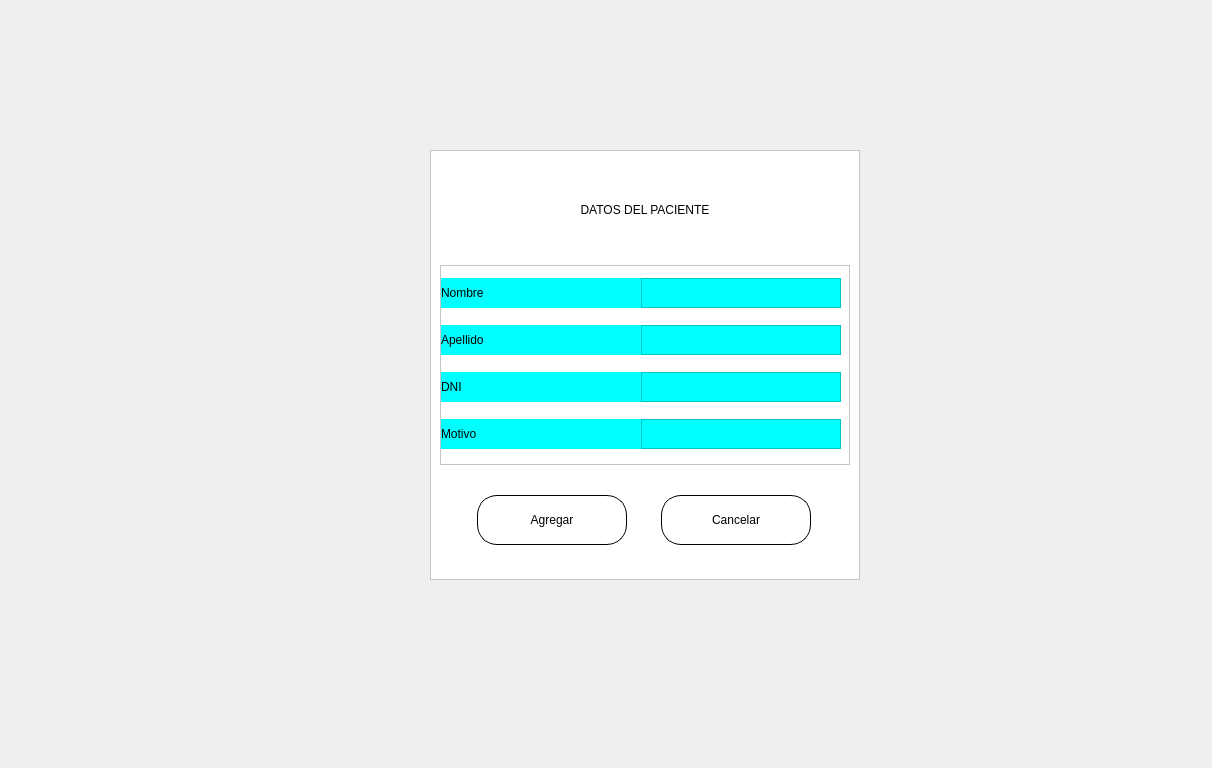
<?xml version="1.0" encoding="UTF-8"?>
<ui version="4.0">
 <class>Form</class>
 <widget class="QWidget" name="Form">
  <property name="geometry">
   <rect>
    <x>0</x>
    <y>0</y>
    <width>1212</width>
    <height>768</height>
   </rect>
  </property>
  <property name="minimumSize">
   <size>
    <width>800</width>
    <height>600</height>
   </size>
  </property>
  <property name="maximumSize">
   <size>
    <width>1366</width>
    <height>768</height>
   </size>
  </property>
  <property name="windowTitle">
   <string>Form</string>
  </property>
  <widget class="QFrame" name="frame">
   <property name="geometry">
    <rect>
     <x>430</x>
     <y>150</y>
     <width>430</width>
     <height>430</height>
    </rect>
   </property>
   <property name="maximumSize">
    <size>
     <width>430</width>
     <height>768</height>
    </size>
   </property>
   <property name="styleSheet">
    <string notr="true">QFrame{
background-color:rgb(255, 255, 255);
}</string>
   </property>
   <property name="frameShape">
    <enum>QFrame::StyledPanel</enum>
   </property>
   <property name="frameShadow">
    <enum>QFrame::Raised</enum>
   </property>
   <layout class="QVBoxLayout" name="verticalLayout_3">
    <item>
     <widget class="QLabel" name="label">
      <property name="minimumSize">
       <size>
        <width>400</width>
        <height>50</height>
       </size>
      </property>
      <property name="text">
       <string>DATOS DEL PACIENTE</string>
      </property>
      <property name="alignment">
       <set>Qt::AlignCenter</set>
      </property>
     </widget>
    </item>
    <item>
     <widget class="QFrame" name="frame_2">
      <property name="maximumSize">
       <size>
        <width>420</width>
        <height>200</height>
       </size>
      </property>
      <property name="styleSheet">
       <string notr="true">QFrame{
}</string>
      </property>
      <property name="frameShape">
       <enum>QFrame::StyledPanel</enum>
      </property>
      <property name="frameShadow">
       <enum>QFrame::Raised</enum>
      </property>
      <layout class="QVBoxLayout" name="verticalLayout">
       <property name="spacing">
        <number>0</number>
       </property>
       <property name="leftMargin">
        <number>0</number>
       </property>
       <property name="topMargin">
        <number>0</number>
       </property>
       <property name="rightMargin">
        <number>0</number>
       </property>
       <property name="bottomMargin">
        <number>0</number>
       </property>
       <item>
        <layout class="QHBoxLayout" name="horizontalLayout_3">
         <item>
          <widget class="QFrame" name="verticalFrame_4">
           <property name="minimumSize">
            <size>
             <width>200</width>
             <height>120</height>
            </size>
           </property>
           <property name="styleSheet">
            <string notr="true">QLabel{
background-color:rgb(0, 255, 255);
}</string>
           </property>
           <layout class="QVBoxLayout" name="verticalLayout_5">
            <property name="spacing">
             <number>5</number>
            </property>
            <property name="leftMargin">
             <number>0</number>
            </property>
            <property name="topMargin">
             <number>0</number>
            </property>
            <property name="rightMargin">
             <number>0</number>
            </property>
            <property name="bottomMargin">
             <number>0</number>
            </property>
            <item>
             <widget class="QLabel" name="label_3">
              <property name="maximumSize">
               <size>
                <width>200</width>
                <height>30</height>
               </size>
              </property>
              <property name="text">
               <string>Nombre</string>
              </property>
             </widget>
            </item>
            <item>
             <widget class="QLabel" name="label_2">
              <property name="maximumSize">
               <size>
                <width>200</width>
                <height>30</height>
               </size>
              </property>
              <property name="text">
               <string>Apellido</string>
              </property>
             </widget>
            </item>
            <item>
             <widget class="QLabel" name="label_4">
              <property name="maximumSize">
               <size>
                <width>200</width>
                <height>30</height>
               </size>
              </property>
              <property name="text">
               <string>DNI</string>
              </property>
             </widget>
            </item>
            <item>
             <widget class="QLabel" name="label_5">
              <property name="maximumSize">
               <size>
                <width>200</width>
                <height>30</height>
               </size>
              </property>
              <property name="text">
               <string>Motivo</string>
              </property>
             </widget>
            </item>
           </layout>
          </widget>
         </item>
         <item>
          <widget class="QFrame" name="verticalFrame_2">
           <property name="minimumSize">
            <size>
             <width>200</width>
             <height>120</height>
            </size>
           </property>
           <property name="styleSheet">
            <string notr="true">QTextEdit{
background-color:rgb(0, 255, 255);
}</string>
           </property>
           <layout class="QVBoxLayout" name="verticalLayout_2">
            <property name="spacing">
             <number>5</number>
            </property>
            <property name="leftMargin">
             <number>0</number>
            </property>
            <property name="topMargin">
             <number>0</number>
            </property>
            <property name="rightMargin">
             <number>0</number>
            </property>
            <property name="bottomMargin">
             <number>0</number>
            </property>
            <item>
             <widget class="QTextEdit" name="textEdit_4">
              <property name="maximumSize">
               <size>
                <width>200</width>
                <height>30</height>
               </size>
              </property>
             </widget>
            </item>
            <item>
             <widget class="QTextEdit" name="textEdit">
              <property name="maximumSize">
               <size>
                <width>200</width>
                <height>30</height>
               </size>
              </property>
             </widget>
            </item>
            <item>
             <widget class="QTextEdit" name="textEdit_2">
              <property name="maximumSize">
               <size>
                <width>200</width>
                <height>30</height>
               </size>
              </property>
             </widget>
            </item>
            <item>
             <widget class="QTextEdit" name="textEdit_3">
              <property name="maximumSize">
               <size>
                <width>200</width>
                <height>30</height>
               </size>
              </property>
             </widget>
            </item>
           </layout>
          </widget>
         </item>
        </layout>
       </item>
      </layout>
     </widget>
    </item>
    <item>
     <widget class="QFrame" name="horizontalFrame">
      <property name="styleSheet">
       <string notr="true">QPushButton{
border-radius:20px;
border:1px solid rgb(0, 0, 0);
}</string>
      </property>
      <layout class="QHBoxLayout" name="horizontalLayout_2">
       <item>
        <widget class="QPushButton" name="pushButton_2">
         <property name="maximumSize">
          <size>
           <width>150</width>
           <height>50</height>
          </size>
         </property>
         <property name="text">
          <string>Agregar</string>
         </property>
        </widget>
       </item>
       <item>
        <widget class="QPushButton" name="pushButton">
         <property name="maximumSize">
          <size>
           <width>150</width>
           <height>50</height>
          </size>
         </property>
         <property name="text">
          <string>Cancelar</string>
         </property>
        </widget>
       </item>
      </layout>
     </widget>
    </item>
   </layout>
  </widget>
 </widget>
 <resources/>
 <connections/>
</ui>
